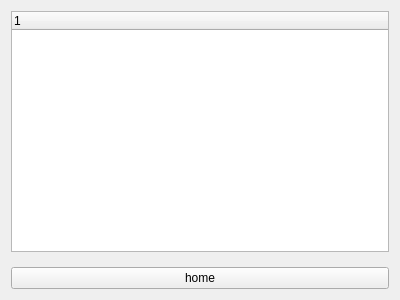
<?xml version="1.0" encoding="UTF-8"?>
<ui version="4.0">
 <class>MainNavigationWidget</class>
 <widget class="QWidget" name="MainNavigationWidget">
  <property name="geometry">
   <rect>
    <x>0</x>
    <y>0</y>
    <width>400</width>
    <height>300</height>
   </rect>
  </property>
  <property name="windowTitle">
   <string>Form</string>
  </property>
  <layout class="QVBoxLayout" name="verticalLayout">
   <item>
    <widget class="QStackedWidget" name="stackedWidget">
     <property name="currentIndex">
      <number>0</number>
     </property>
     <widget class="QWidget" name="page">
      <layout class="QVBoxLayout" name="layout">
       <property name="leftMargin">
        <number>0</number>
       </property>
       <property name="topMargin">
        <number>0</number>
       </property>
       <property name="rightMargin">
        <number>0</number>
       </property>
       <property name="bottomMargin">
        <number>9</number>
       </property>
       <item>
        <widget class="QTreeWidget" name="treeWidget"/>
       </item>
      </layout>
     </widget>
    </widget>
   </item>
   <item>
    <widget class="QPushButton" name="pushButton">
     <property name="text">
      <string>home</string>
     </property>
    </widget>
   </item>
  </layout>
 </widget>
 <resources/>
 <connections/>
</ui>
